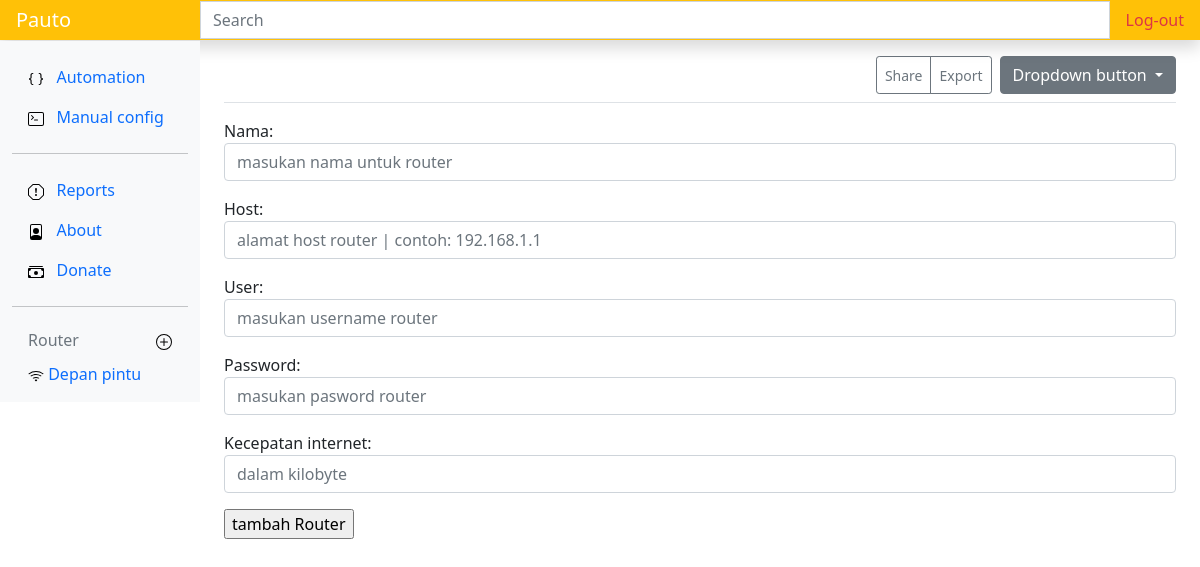
/addrouter (signed in), run on an earlier commit of the app's database.
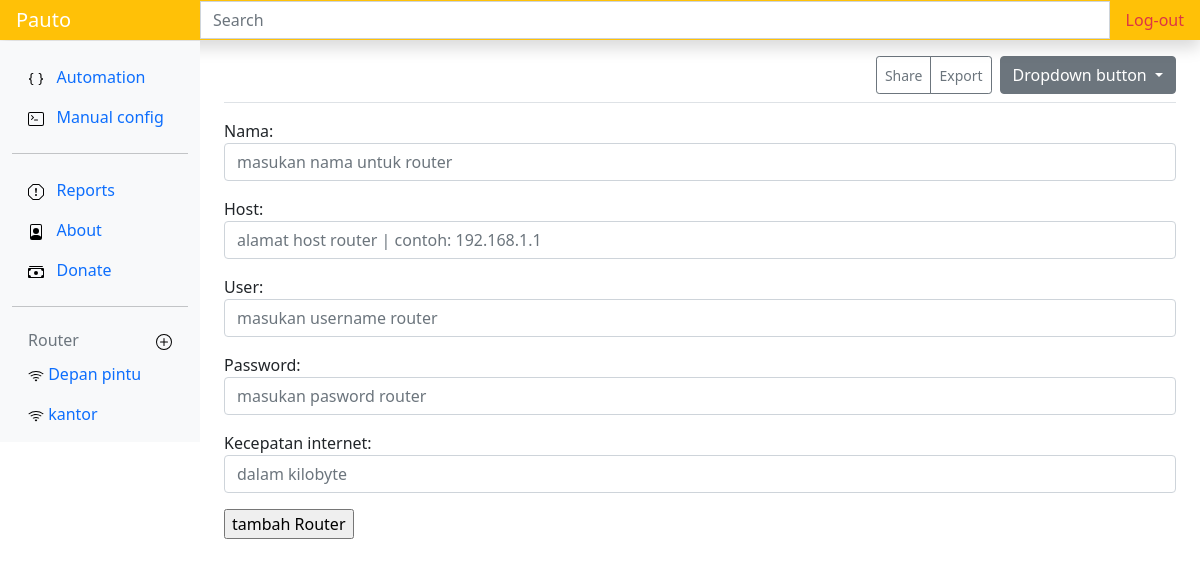
And on a later commit of the database.
### routerapp/models.py (models this page shows, shortened)
class Routerm(models.Model):
    nama = models.CharField(max_length=50)
    host = models.CharField(max_length=50)
    user = models.CharField(max_length=30)
    password = models.CharField(max_length=50, blank=True)
    kecepatan_internet = models.IntegerField(blank=True)
    pub_date = models.DateField(auto_now=True)
    pass

### routerapp/views.py (the view)
# urls.py: path('addrouter',views.addrouter, name='addrouter'),
@login_required(login_url=settings.LOGIN_URL)
def addrouter(request):
    router = Routerm.objects.all()
    form = RoutermForm
    context = {
        'formk': form,
        'router': router
    }
    return render(request, "addrouter.html", context)

### routerapp/templates/addrouter.html (shortened to what this page needs)
{% extends 'base.html' %}
{% load static %}
{% block content %}
    <form action="{% url 'addr' %}" method="post">
        {{formk.as_p}}
        <input type="submit" value="tambah Router">
    </form>
{% endblock content %}
{% block router %}
   {% for router in router %}
        <li class="nav-item">
        <a class="nav-link" href="{% url 'router' router.id %}">
            <img src="{% static 'icons/wifi.svg' %}" alt="">
            {{router.nama}}
        </a>
    </li>
    {% endfor %}
{% endblock router %}

What changed in the data, as far as the page shows it:
added Routerm: nama "kantor"
